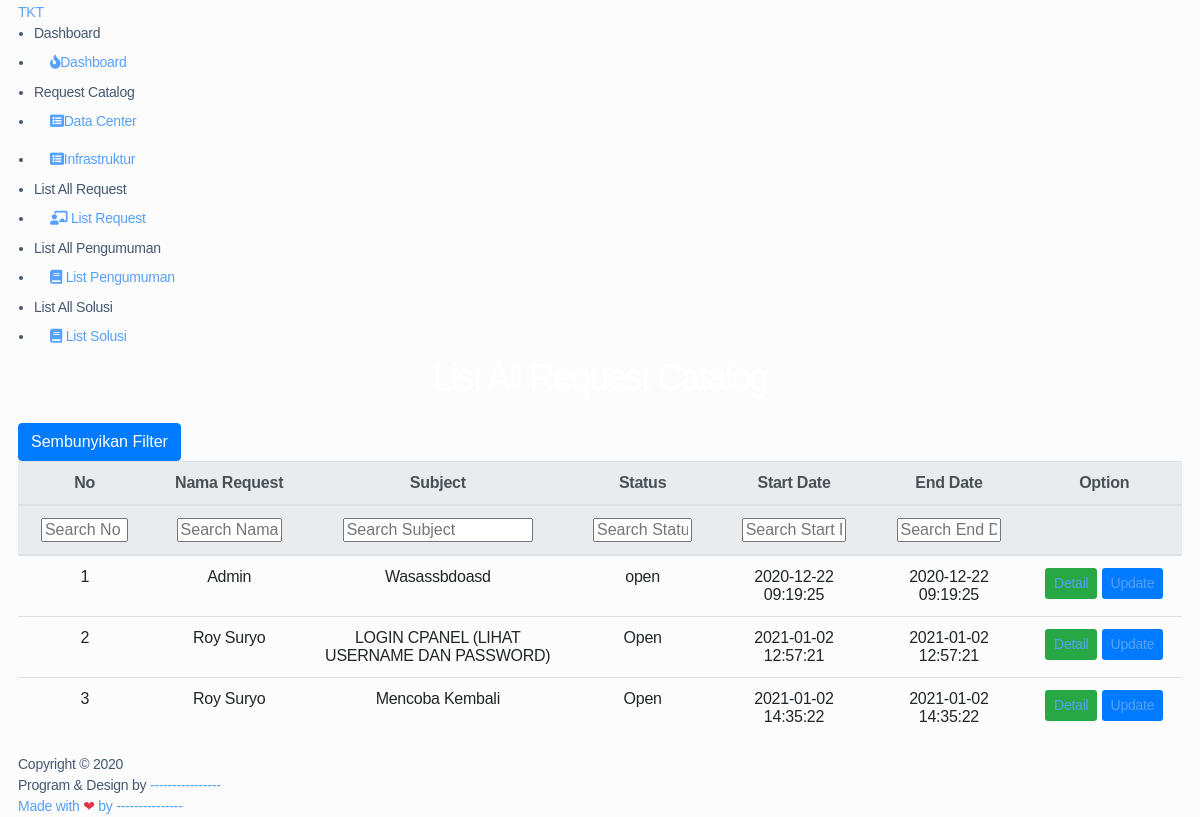
The page /index.php/staff/list_request (lower part) on the database as committed earlier.
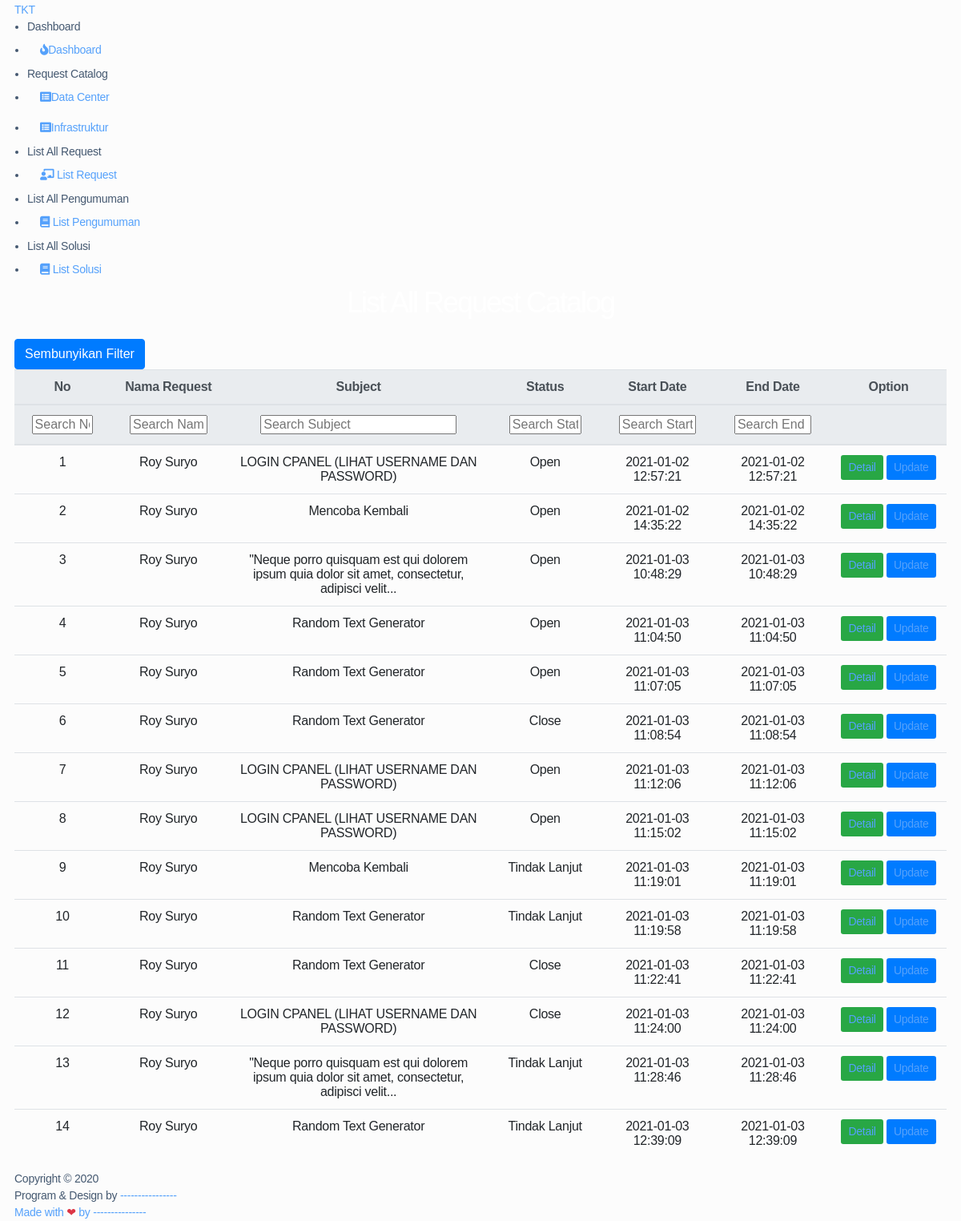
The same page on the database as committed later.
### tables this page shows
CREATE TABLE `master_kategori` (
  `id` int(11) NOT NULL,
  `kategori` varchar(30) NOT NULL
);

CREATE TABLE `tbl_request` (
  `id` int(11) NOT NULL,
  `user` varchar(30) NOT NULL,
  `status` varchar(20) NOT NULL,
  `kategori` varchar(40) NOT NULL,
  `sub_kategori` varchar(40) NOT NULL,
  `pj` varchar(30) NOT NULL,
  `grup` varchar(40) NOT NULL,
  `asset` varchar(50) NOT NULL,
  `count_asset` varchar(2) NOT NULL,
  `subject` varchar(100) NOT NULL,
  `body` text NOT NULL,
  `created_date` timestamp NOT NULL DEFAULT current_timestamp(),
  `done_date` datetime DEFAULT NULL,
  `start_date` date NOT NULL,
  `end_date` date NOT NULL
);

### application/controllers/Staff.php (called while the page is built, shortened)
<?php
class Staff extends CI_Controller
{
	function __construct()
	{
		$this->load->helper('url');
		$this->load->library('form_validation');
		$this->load->helper('form');
	}
	public function list_request()
	{
		$this->load->model('Mrequest');
		$data['level'] = $this->session->userdata('level');
		$data['nama'] = $this->session->userdata('nama');
		$data['request'] = $this->Mrequest->tampil_data()->result();
		$this->load->view('navbar/nav_staff', $data);
		$this->load->view('staff/list_request', $data);
	}
}

### index.php (called while the page is built, shortened)
<?php
require_once BASEPATH.'core/CodeIgniter.php';

### application/models/Mrequest.php (called while the page is built, shortened)
<?php
class Mrequest extends CI_Model
{
    public function tampil_data()
    {
        return $this->db->get('tbl_request');
    }
}

### application/views/staff/list_request.php (the view, shortened to what the changed rows need)
<div class="main-content">
    <section class="section">
        <div class="section-header">
            <h1>List All Request Catalog </h1>
        </div>
        <div class="row" style="overflow: scroll">
            <div class="col-12">
                <table id="example" class="table align-items-center table-flush">
                    <thead class="thead-light">
                        <tr class="text-center">
                            <th scope="col">No</th>
                            <th scope="col">Nama Request</th>
                            <th scope="col">Subject</th>
                            <th scope="col">Status</th>
                            <th scope="col">Start Date</th>
                            <th scope="col">End Date</th>
                            <th scope="col">Option</th>
                        </tr>
                    </thead>
                    <tbody>
                        <?php
                          $i = 1;
                          foreach ($request as $u) {
                          ?>
                            <tr class="text-center">
                                <td><?php echo $i ?></td>
                                <td><?php echo $u->user ?></td>
                                <td><?php echo $u->subject ?></td>
                                <td><?php echo $u->status ?></td>
                                <td><?php echo $u->created_date ?></td>
                                <td><?php echo $u->created_date ?></td>
                                <td class="text-center">
                                    <a href=<?=base_url("staff/detail_request/".$u->id)?> class="btn btn-sm btn-success">Detail</a>
                                    <a href=<?=base_url("staff/update_request/".$u->id."/".$u->sub_kategori)?> class="btn btn-sm btn-primary">Update</a>
                                </td>
                            </tr>
                        <?php
                          $i++;}
                          ?>
                    </tbody>
                </table>
            </div>
        </div>
</div>
<?php include("footer.php")?>
</body>
</html>

### application/views/navbar/nav_staff.php (shortened to what the changed rows need)
<!DOCTYPE html>
<html lang="en">
<head>
    <link rel="stylesheet" href="https://stackpath.bootstrapcdn.com/bootstrap/4.3.1/css/bootstrap.min.css">
    <link rel="stylesheet" href="https://use.fontawesome.com/releases/v5.7.2/css/all.css">
    <link rel="stylesheet" href="https://cdnjs.cloudflare.com/ajax/libs/bootstrap-select/1.13.1/css/bootstrap-select.css" />
    <link rel="stylesheet" href="<?= base_url('assets/') ?>stisla-assets/css/style.css">
    <link rel="stylesheet" href="<?= base_url('assets/') ?>stisla-assets/css/components.css">
</head>
<body>
    <div id="app">
        <div class="main-wrapper">
            <div class="main-sidebar">
                <aside id="sidebar-wrapper">
                    <ul class="sidebar-menu">
                        <?php
                        $con = mysqli_connect("localhost", "root", "", "db_tiket");
                        $sql = "SELECT * FROM master_kategori";
                        $result = mysqli_query($con, $sql);
                        while ($dataMenu = mysqli_fetch_assoc($result)) {
                            $menu_id = $dataMenu['id'];
                            $submenu = mysqli_query($con, "SELECT * FROM `master_subkategori` WHERE id_kategori = '$menu_id'");
                            if (mysqli_num_rows($submenu) == 0) {
                                echo '<li><a href="' . $dataMenu['kategori'] . '">' . $dataMenu['kategori'] . '</a></li>';
                            } else {
                                echo '
							<li class="nav-item dropdown">
								<a href="' . $dataMenu['kategori'] . '" class="nav-link has-dropdown"> <i class="fas fa-list-alt "></i><span>' . $dataMenu['kategori'] . '</span></a>
								<ul class="dropdown-menu">';
                                echo '
								</ul>
							</li>
							';
                            }
                        }
                        ?>
                </aside>
            </div>

Rows that differ between the two databases and show on the page:
removed tbl_request: user "Admin", subject "Wasassbdoasd", status "open", created_date "2020-12-22 09:19:25"
added tbl_request: user "Roy Suryo", subject "\"Neque porro quisquam est qui dolorem ipsum quia dolor sit amet, consectetur, adipisci velit...", status "Open", created_date "2021-01-03 10:48:29"
added tbl_request: user "Roy Suryo", subject "Random Text Generator", status "Open", created_date "2021-01-03 11:04:50"
added tbl_request: user "Roy Suryo", subject "Random Text Generator", status "Open", created_date "2021-01-03 11:07:05"
added tbl_request: user "Roy Suryo", subject "Random Text Generator", status "Close", created_date "2021-01-03 11:08:54"
added tbl_request: user "Roy Suryo", subject "LOGIN CPANEL (LIHAT USERNAME DAN PASSWORD)", status "Open", created_date "2021-01-03 11:12:06"
added tbl_request: user "Roy Suryo", subject "LOGIN CPANEL (LIHAT USERNAME DAN PASSWORD)", status "Open", created_date "2021-01-03 11:15:02"
added tbl_request: user "Roy Suryo", subject "Mencoba Kembali", status "Tindak Lanjut", created_date "2021-01-03 11:19:01"
added tbl_request: user "Roy Suryo", subject "Random Text Generator", status "Tindak Lanjut", created_date "2021-01-03 11:19:58"
added tbl_request: user "Roy Suryo", subject "Random Text Generator", status "Close", created_date "2021-01-03 11:22:41"
added tbl_request: user "Roy Suryo", subject "LOGIN CPANEL (LIHAT USERNAME DAN PASSWORD)", status "Close", created_date "2021-01-03 11:24:00"
added tbl_request: user "Roy Suryo", subject "\"Neque porro quisquam est qui dolorem ipsum quia dolor sit amet, consectetur, adipisci velit...", status "Tindak Lanjut", created_date "2021-01-03 11:28:46"
added tbl_request: user "Roy Suryo", subject "Random Text Generator", status "Tindak Lanjut", created_date "2021-01-03 12:39:09"
